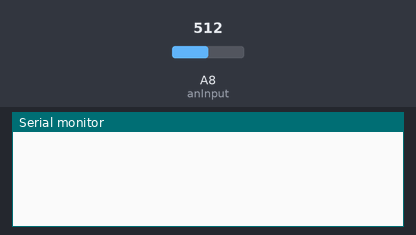
The sketch below on a simulated Arduino Mega 2560, built with avr-gcc and run on an emulated ATmega2560. Shown: the last lines printed to the serial monitor. Inputs (shaded band) come from the test bench; at power-on: A8 (anInput) = 512.

Above: at 1.2 s.
1.3 s: A8 (anInput) set to 716
At 3.0 s:
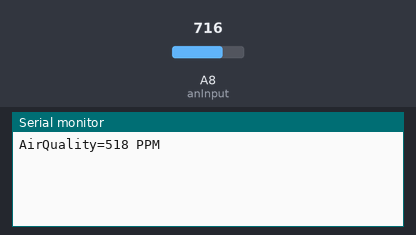
4.3 s: A8 (anInput) set to 900
At 7.4 s:
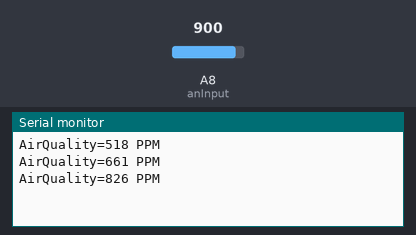
Timing chart, 0 to 8.9 s (numbered marks = the images above; inputs shaded):
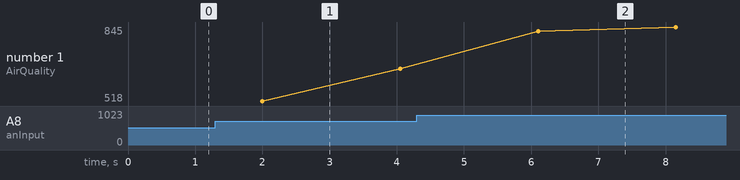

The sketch:

mq135_CO2.ino
```cpp
/* Modified code by ScottyD www.youtube.com/channel/UCLx3Gi9s_5uvVwURRIsWXKg
 *
 * Carbon Dioxide Parts Per Million Meter
 * CO2PPM

 * Original code by www.youtube.com/c/learnelectronics
/*
 * Atmospheric CO2 Level..............400ppm
 * Average indoor co2.............350-450ppm
 * Maxiumum acceptable co2...........1000ppm
 * Dangerous co2 levels.............>2000ppm
 */

#define anInput     A8                        //analog feed from MQ135
#define co2Zero     55                        //calibrated CO2 0 level

void setup()
{
  pinMode(anInput,INPUT);                     //MQ135 analog feed set for input
  Serial.begin(9600);                         //serial comms for debuging
}

void loop()
{

  int co2now[10];                               //int array for co2 readings
  int co2raw = 0;                               //int for raw value of co2
  int co2ppm = 0;                               //int for calculated ppm
  int zzz = 0;                                  //int for averaging


  for (int x = 0;x<10;x++)  //samplpe co2 10x over 2 seconds
  {
    co2now[x]=analogRead(A8);
    delay(200);
  }

  for (int x = 0;x<10;x++)  //add samples together
  {
    zzz=zzz + co2now[x];
  }

  co2raw = zzz/10;                            //divide samples by 10
  co2ppm = co2raw - co2Zero;                 //get calculated ppm

  Serial.print("AirQuality=");
  Serial.print(co2ppm);  // prints the value read
  Serial.println(" PPM");
  delay(50);

}
```

Measured:
- after the input at 1.3 s, the serial monitor: prints a new line after 0.70 s (image 1)
- after the input at 4.3 s, the serial monitor: prints a new line after 1.8 s (image 2)
- plotted number 1: 661 → 845 after the input at 4.3 s
